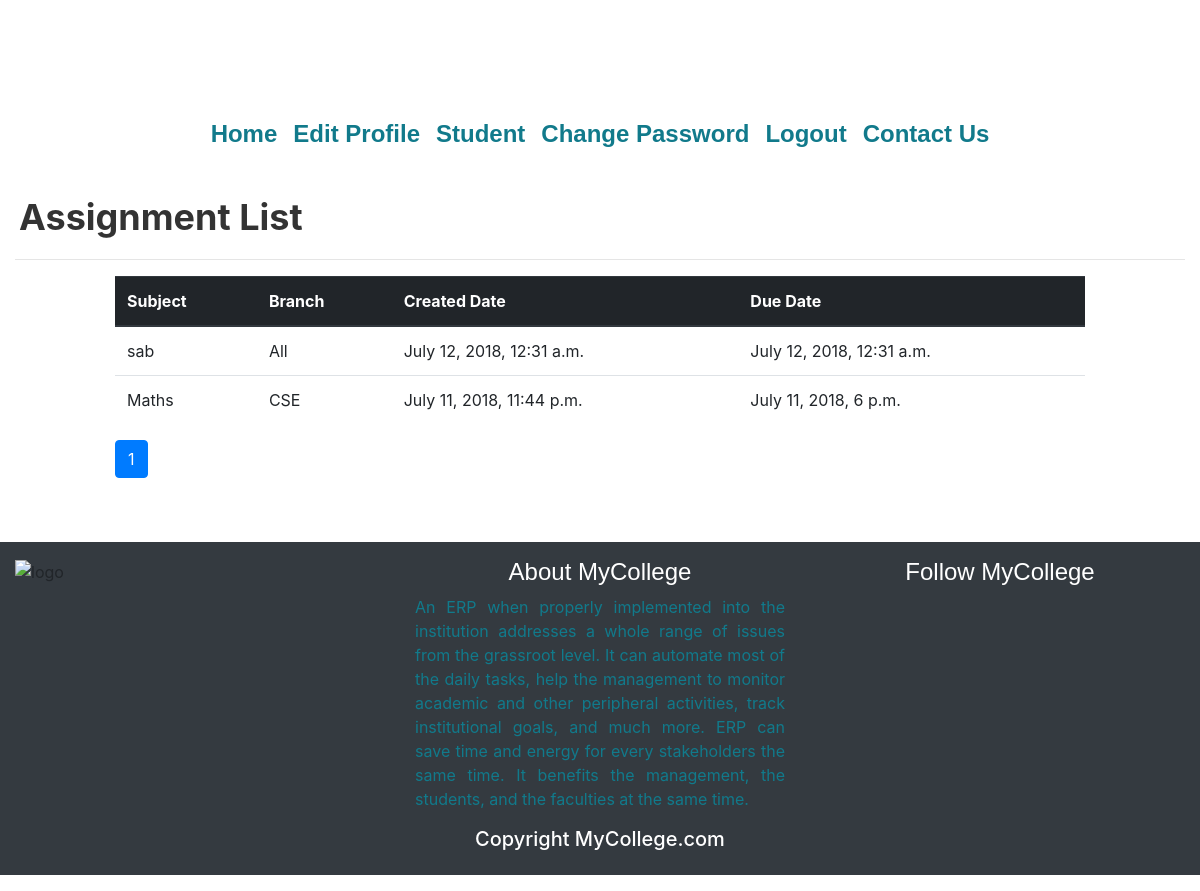
The app's page /college/assignment/ (signed in) with its own data.
### college/models.py (models this page shows, shortened)
class Assignment(models.Model):
    subject = models.CharField(max_length=100)
    message = models.TextField()
    cr_date = models.DateTimeField(auto_now_add=True)
    branch = models.ForeignKey(Branch, on_delete=models.CASCADE)
    attachment1 = models.FileField(upload_to='docs//', null=True, blank=True)  # for attachment
    sem = models.IntegerField(default=1, choices=((1, 1), (2, 2), (3, 3), (4, 4), (5, 5), (6, 6), (7, 7), (8, 8), (0, 'All')))
    duedate = models.DateTimeField()

class Branch(models.Model):
    name = models.CharField(max_length=100)
    hod = models.CharField(max_length=100)
    def __str__(self):
        return self.name

### college/views.py (the view)
@method_decorator(login_required, name='dispatch')
class AssignmentList(ListView):
    model = Assignment
    def get_queryset(self):
        if self.request.user.is_superuser:
            return Assignment.objects.all().filter().order_by('-id')
        else:
            bid = Branch.objects.all().filter(name='All')[0].id
            st = Student.objects.filter(user=self.request.user.id)[0]
            return Assignment.objects.all().filter(branch__in=(st.branch.id, bid), sem__in=(st.sem, 0)).order_by('-id')
    paginate_by = 5

### college/myctxproc.py (called while the page is built)
def ctxproc(request):
    st = None
    stList = Student.objects.filter(user=request.user.id)
    if len(stList) > 0:
        st = stList[0]
    return {'student': st}

### college/templates/college/assignment_list.html
{% extends 'base.html' %}
{% load static %}
{% block content %}
<h1 class="myhead1">Assignment List</h1>
<hr>
<div class="row">
    <div class="col-sm-10 offset-sm-1">
    <table class="table table-hover">
        <thead class="thead-dark">
            <tr>
                <th>Subject</th>
                <th>Branch</th>
                <th>Created Date</th>
                <th>Due Date</th>
            </tr>
        </thead>
        {% for n1 in object_list %}
            <tr class="clickable-row"
                data-href="{% url 'adet' n1.id %}">
                <td>{{ n1.subject }}</td>
                <td>{{ n1.branch }}</td>
                <td>{{ n1.cr_date }}</td>
                <td>{{ n1.duedate }}</td>
            </tr>
        {% endfor %}
    </table>
    <ul class="pagination">
        {% for no in paginator.page_range %}
            {% if no|stringformat:'i' == request.GET.page %}
                <li class="page-item active">
                    <a class="page-link" href="?page={{ no }}">
                        {{ no }}
                    </a>
                </li>
            {% else %}
                {% if request.GET.page == null and no == 1 %}
                    <li class="page-item active">
                        <a class="page-link" href="?page={{ no }}">
                            {{ no }}
                        </a>
                    </li>
                {% else %}
                    <li class="page-item">
                        <a class="page-link" href="?page={{ no }}">
                            {{ no }}
                        </a>
                    </li>
                {% endif %}
            {% endif %}
        {% endfor %}
    </ul>
    </div>
</div>
{% endblock %}

### college/static/style.css (style rules this page uses)
body { background-color: white; }
.myhead1 { color: #333333; font-size: 36px; font-weight: bold; text-shadow: white 2px 2px 2px; padding: 4px; }

### records on screen
Assignment: subject "sab", branch "All", cr_date "July 12, 2018, 12:31 a.m.", duedate "July 12, 2018, 12:31 a.m."
Assignment: subject "Maths", branch "CSE", cr_date "July 11, 2018, 11:44 p.m.", duedate "July 11, 2018, 6 p.m."

### other values on screen
{{ no }} "1"
